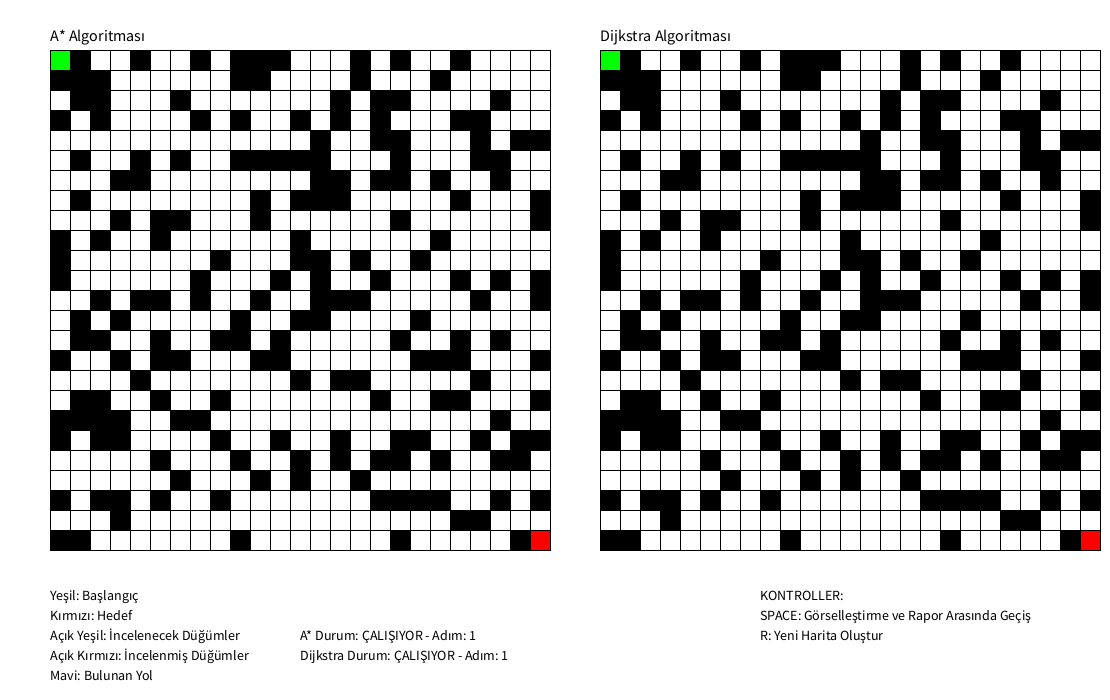
Frame 1 (no input)
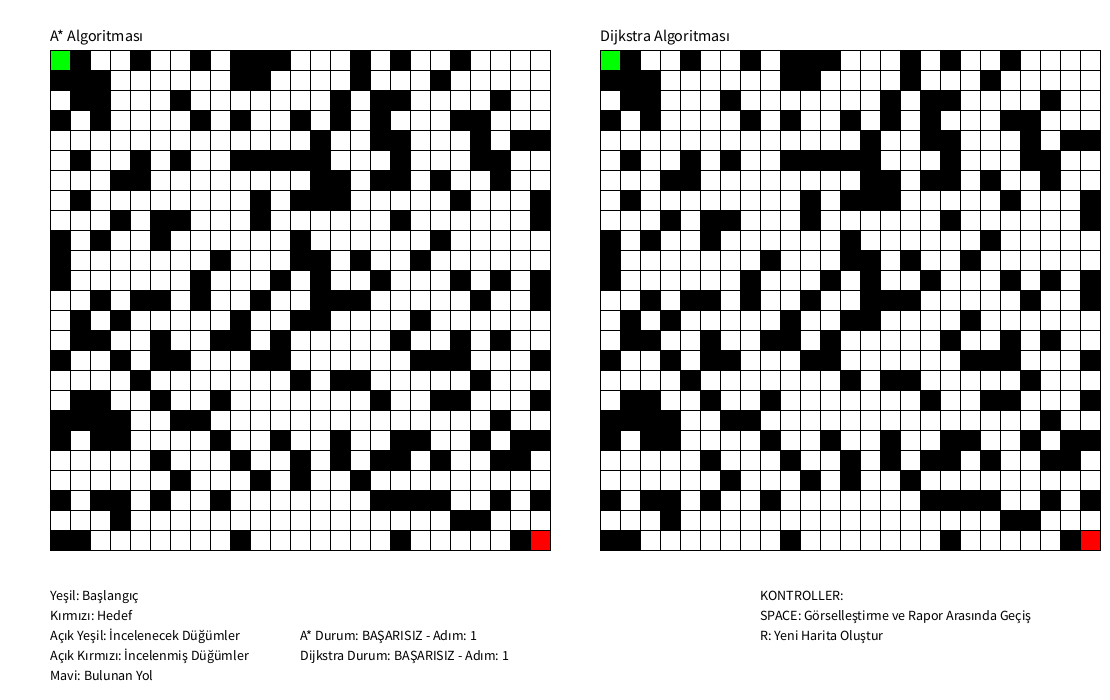
Frame 60 (the mouse pressed at the canvas centre just before this capture)
Frame 120 (the mouse held since frame 60 and released just before this capture): identical to frame 60, image omitted

The Processing sketch that drew these frames (run headless with seeded random() and noise(); from frame 60 on, the mouse is pressed at the canvas centre):

// Processing sketch: processing_uygulamas_
// ── processing_uygulamas_.pde
// A* ve Dijkstra Algoritmaları Karşılaştırması - Processing
// Grid tabanlı yol bulma ve performans karşılaştırması

// Grid ayarları
int cols = 25;
int rows = 25;
int cellSize = 20;

// Izgara ve düğümler
Node[][] grid;
Node[][] gridDijkstra;
ArrayList<Node> openSetAStar = new ArrayList<Node>();
ArrayList<Node> closedSetAStar = new ArrayList<Node>();
ArrayList<Node> pathAStar = new ArrayList<Node>();
ArrayList<Node> openSetDijkstra = new ArrayList<Node>();
ArrayList<Node> closedSetDijkstra = new ArrayList<Node>();
ArrayList<Node> pathDijkstra = new ArrayList<Node>();

// Başlangıç ve bitiş noktaları
Node startAStar, endAStar;
Node startDijkstra, endDijkstra;

// Algoritma durumları
boolean aStarComplete = false;
boolean dijkstraComplete = false;
boolean aStarFailed = false;
boolean dijkstraFailed = false;

// Performans ölçümleri
int aStarSteps = 0;
int dijkstraSteps = 0;
int aStarNodesVisited = 0;
int dijkstraNodesVisited = 0;
int aStarPathLength = 0;
int dijkstraPathLength = 0;
float aStarStartTime = 0;
float dijkstraStartTime = 0;
float aStarEndTime = 0;
float dijkstraEndTime = 0;

// Görünüm kontrolü
boolean showBothGrids = true;
int activePage = 0; // 0: görselleştirme, 1: rapor

void setup() {
  size(1110, 700);
  
  // A* ızgarasını oluştur
  grid = new Node[cols][rows];
  for (int i = 0; i < cols; i++) {
    for (int j = 0; j < rows; j++) {
      grid[i][j] = new Node(i, j);
    }
  }
  
  // A* için komşuları ayarla
  for (int i = 0; i < cols; i++) {
    for (int j = 0; j < rows; j++) {
      grid[i][j].addNeighbors(grid);
    }
  }
  
  // Dijkstra ızgarasını oluştur
  gridDijkstra = new Node[cols][rows];
  for (int i = 0; i < cols; i++) {
    for (int j = 0; j < rows; j++) {
      gridDijkstra[i][j] = new Node(i, j);
    }
  }
  
  // Dijkstra için komşuları ayarla
  for (int i = 0; i < cols; i++) {
    for (int j = 0; j < rows; j++) {
      gridDijkstra[i][j].addNeighbors(gridDijkstra);
    }
  }
  
  // Başlangıç ve bitiş noktalarını ayarla
  startAStar = grid[0][0];
  endAStar = grid[cols-1][rows-1];
  startDijkstra = gridDijkstra[0][0];
  endDijkstra = gridDijkstra[cols-1][rows-1];
  
  // Engelleri rastgele ayarla ve her iki ızgaraya da uygula
  for (int i = 0; i < cols; i++) {
    for (int j = 0; j < rows; j++) {
      if (random(1) < 0.3 && (i != 0 || j != 0) && (i != cols-1 || j != rows-1)) {
        boolean isWall = true;
        grid[i][j].wall = isWall;
        gridDijkstra[i][j].wall = isWall;
      }
    }
  }
  
  // Algoritmaları başlat
  openSetAStar.add(startAStar);
  openSetDijkstra.add(startDijkstra);
  
  // Performans ölçümlerini başlat
  aStarStartTime = millis();
  dijkstraStartTime = millis();
}

void draw() {
  background(255);
  
  if (activePage == 0) {
    // Görselleştirme sayfası
    
    // A* Algoritması adımı
    if (!aStarComplete && !aStarFailed) {
      if (openSetAStar.size() > 0) {
        aStarSteps++;
        
        // En düşük f değerine sahip düğümü bul
        int winner = 0;
        for (int i = 0; i < openSetAStar.size(); i++) {
          if (openSetAStar.get(i).f < openSetAStar.get(winner).f) {
            winner = i;
          }
        }
        
        Node current = openSetAStar.get(winner);
        
        // Eğer hedef bulunduysa
        if (current == endAStar) {
          aStarEndTime = millis();
          pathAStar = new ArrayList<Node>();
          Node temp = current;
          pathAStar.add(temp);
          while (temp.previous != null) {
            pathAStar.add(temp.previous);
            temp = temp.previous;
          }
          aStarComplete = true;
          aStarPathLength = pathAStar.size() - 1; // Başlangıç düğümünü sayma
          aStarNodesVisited = closedSetAStar.size() + 1; // Şu anki düğümü ekle
          println("A* yolu bulundu! Adım sayısı: " + aStarSteps);
        }
        
        // Mevcut düğümü kapalı listeye taşı
        openSetAStar.remove(current);
        closedSetAStar.add(current);
        
        // Komşuları kontrol et
        ArrayList<Node> neighbors = current.neighbors;
        for (int i = 0; i < neighbors.size(); i++) {
          Node neighbor = neighbors.get(i);
          
          // Eğer duvar değilse ve kapalı listede değilse
          if (!closedSetAStar.contains(neighbor) && !neighbor.wall) {
            
            // Geçici g değeri hesapla
            float tempG = current.g + 1;
            
            // Eğer komşu açık listede değilse ekle
            boolean newPath = false;
            if (openSetAStar.contains(neighbor)) {
              if (tempG < neighbor.g) {
                neighbor.g = tempG;
                newPath = true;
              }
            } else {
              neighbor.g = tempG;
              newPath = true;
              openSetAStar.add(neighbor);
            }
            
            // Eğer yeni bir yolsa, h ve f değerlerini hesapla
            if (newPath) {
              neighbor.h = heuristic(neighbor, endAStar);
              neighbor.f = neighbor.g + neighbor.h;
              neighbor.previous = current;
            }
          }
        }
      } else {
        aStarEndTime = millis();
        aStarFailed = true;
        aStarNodesVisited = closedSetAStar.size();
        println("A* yolu bulunamadı!");
      }
    }
    
    // Dijkstra Algoritması adımı
    if (!dijkstraComplete && !dijkstraFailed) {
      if (openSetDijkstra.size() > 0) {
        dijkstraSteps++;
        
        // En düşük g değerine sahip düğümü bul
        int winner = 0;
        for (int i = 0; i < openSetDijkstra.size(); i++) {
          if (openSetDijkstra.get(i).g < openSetDijkstra.get(winner).g) {
            winner = i;
          }
        }
        
        Node current = openSetDijkstra.get(winner);
        
        // Eğer hedef bulunduysa
        if (current == endDijkstra) {
          dijkstraEndTime = millis();
          pathDijkstra = new ArrayList<Node>();
          Node temp = current;
          pathDijkstra.add(temp);
          while (temp.previous != null) {
            pathDijkstra.add(temp.previous);
            temp = temp.previous;
          }
          dijkstraComplete = true;
          dijkstraPathLength = pathDijkstra.size() - 1; // Başlangıç düğümünü sayma
          dijkstraNodesVisited = closedSetDijkstra.size() + 1; // Şu anki düğümü ekle
          println("Dijkstra yolu bulundu! Adım sayısı: " + dijkstraSteps);
        }
        
        // Mevcut düğümü kapalı listeye taşı
        openSetDijkstra.remove(current);
        closedSetDijkstra.add(current);
        
        // Komşuları kontrol et
        ArrayList<Node> neighbors = current.neighbors;
        for (int i = 0; i < neighbors.size(); i++) {
          Node neighbor = neighbors.get(i);
          
          // Eğer duvar değilse ve kapalı listede değilse
          if (!closedSetDijkstra.contains(neighbor) && !neighbor.wall) {
            
            // Geçici g değeri hesapla
            float tempG = current.g + 1;
            
            // Eğer komşu açık listede değilse ekle
            boolean newPath = false;
            if (openSetDijkstra.contains(neighbor)) {
              if (tempG < neighbor.g) {
                neighbor.g = tempG;
                newPath = true;
              }
            } else {
              neighbor.g = tempG;
              newPath = true;
              openSetDijkstra.add(neighbor);
            }
            
            // Eğer yeni bir yolsa, h ve f değerlerini hesapla (Dijkstra için h=0)
            if (newPath) {
              neighbor.h = 0;
              neighbor.f = neighbor.g; // Dijkstra için f = g
              neighbor.previous = current;
            }
          }
        }
      } else {
        dijkstraEndTime = millis();
        dijkstraFailed = true;
        dijkstraNodesVisited = closedSetDijkstra.size();
        println("Dijkstra yolu bulunamadı!");
      }
    }
    
    // Izgaraları çiz
    if (showBothGrids) {
      // A* ızgarasını çiz
      pushMatrix();
      translate(50, 50);
      
      for (int i = 0; i < cols; i++) {
        for (int j = 0; j < rows; j++) {
          grid[i][j].show(color(255));
        }
      }
      
      for (int i = 0; i < closedSetAStar.size(); i++) {
        closedSetAStar.get(i).show(color(255, 0, 0, 100));
      }
      
      for (int i = 0; i < openSetAStar.size(); i++) {
        openSetAStar.get(i).show(color(0, 255, 0, 100));
      }
      
      for (int i = 0; i < pathAStar.size(); i++) {
        pathAStar.get(i).show(color(0, 0, 255, 100));
      }
      
      startAStar.show(color(0, 255, 0));
      endAStar.show(color(255, 0, 0));
      
      textSize(16);
      fill(0);
      text("A* Algoritması", 0, -10);
      popMatrix();
      
      // Dijkstra ızgarasını çiz
      pushMatrix();
      translate(cols * cellSize + 100, 50);
      
      for (int i = 0; i < cols; i++) {
        for (int j = 0; j < rows; j++) {
          gridDijkstra[i][j].show(color(255));
        }
      }
      
      for (int i = 0; i < closedSetDijkstra.size(); i++) {
        closedSetDijkstra.get(i).show(color(255, 0, 0, 100));
      }
      
      for (int i = 0; i < openSetDijkstra.size(); i++) {
        openSetDijkstra.get(i).show(color(0, 255, 0, 100));
      }
      
      for (int i = 0; i < pathDijkstra.size(); i++) {
        pathDijkstra.get(i).show(color(0, 0, 255, 100));
      }
      
      startDijkstra.show(color(0, 255, 0));
      endDijkstra.show(color(255, 0, 0));
      
      textSize(16);
      fill(0);
      text("Dijkstra Algoritması", 0, -10);
      popMatrix();
    }
    
    // Açıklama metni
    fill(0);
    textSize(14);
    text("Yeşil: Başlangıç", 50, height - 100);
    text("Kırmızı: Hedef", 50, height - 80);
    text("Açık Yeşil: İncelenecek Düğümler", 50, height - 60);
    text("Açık Kırmızı: İncelenmiş Düğümler", 50, height - 40);
    text("Mavi: Bulunan Yol", 50, height - 20);
    
    text("KONTROLLER:", width - 350, height - 100);
    text("SPACE: Görselleştirme ve Rapor Arasında Geçiş", width - 350, height - 80);
    text("R: Yeni Harita Oluştur", width - 350, height - 60);
    
    // Mevcut durum bilgisi
    fill(0);
    textSize(14);
    String aStarStatus = aStarComplete ? "TAMAMLANDI" : (aStarFailed ? "BAŞARISIZ" : "ÇALIŞIYOR");
    String dijkstraStatus = dijkstraComplete ? "TAMAMLANDI" : (dijkstraFailed ? "BAŞARISIZ" : "ÇALIŞIYOR");
    
    text("A* Durum: " + aStarStatus + " - Adım: " + aStarSteps, 300, height - 60);
    text("Dijkstra Durum: " + dijkstraStatus + " - Adım: " + dijkstraSteps, 300, height - 40);
  }
  else {
    // Rapor sayfası
    displayReport();
  }
}

void displayReport() {
  background(255);
  
  float pageWidth = width - 100;
  float pageHeight = height - 100;
  float startX = 50;
  float startY = 50;
  
  // Rapor çerçevesi
  fill(252);
  stroke(200);
  rect(startX, startY, pageWidth, pageHeight);
  
  // Rapor başlığı
  fill(0);
  textSize(24);
  textAlign(CENTER);
  text("A* ve Dijkstra Algoritmaları Karşılaştırma Raporu", width/2, startY + 30);
  
  textAlign(LEFT);
  float lineY = startY + 70;
  float colWidth = pageWidth / 3;
  
  // Sonuç bilgisi
  String aStarResult = aStarComplete ? "Yol Bulundu" : (aStarFailed ? "Yol Bulunamadı" : "Çalışıyor");
  String dijkstraResult = dijkstraComplete ? "Yol Bulundu" : (dijkstraFailed ? "Yol Bulunamadı" : "Çalışıyor");
  
  float aStarTime = (aStarEndTime - aStarStartTime) / 1000.0;
  float dijkstraTime = (dijkstraEndTime - dijkstraStartTime) / 1000.0;
  
  // Tablo başlığı
  textSize(18);
  fill(50);
  text("Metrik", startX + 20, lineY);
  text("A* Algoritması", startX + 20 + colWidth, lineY);
  text("Dijkstra Algoritması", startX + 20 + 2*colWidth, lineY);
  
  lineY += 20;
  stroke(200);
  line(startX + 10, lineY, startX + pageWidth - 10, lineY);
  lineY += 20;
  
  // Tablo içeriği
  textSize(14);
  fill(0);
  
  // Sonuç satırı
  text("Sonuç", startX + 20, lineY);
  text(aStarResult, startX + 20 + colWidth, lineY);
  text(dijkstraResult, startX + 20 + 2*colWidth, lineY);
  lineY += 30;
  
  // Adım sayısı satırı
  text("Algoritma Adım Sayısı", startX + 20, lineY);
  text(String.valueOf(aStarSteps), startX + 20 + colWidth, lineY);
  text(String.valueOf(dijkstraSteps), startX + 20 + 2*colWidth, lineY);
  lineY += 30;
  
  // Ziyaret edilen düğüm satırı
  text("Ziyaret Edilen Düğüm Sayısı", startX + 20, lineY);
  text(String.valueOf(aStarNodesVisited), startX + 20 + colWidth, lineY);
  text(String.valueOf(dijkstraNodesVisited), startX + 20 + 2*colWidth, lineY);
  lineY += 30;
  
  // Yol uzunluğu satırı - DÜZELTME YAPILDI
  text("Bulunan Yol Uzunluğu", startX + 20, lineY);
  text(aStarComplete ? String.valueOf(aStarPathLength) : "-", startX + 20 + colWidth, lineY);
  text(dijkstraComplete ? String.valueOf(dijkstraPathLength) : "-", startX + 20 + 2*colWidth, lineY);
  lineY += 30;
  
  // Çalışma süresi satırı
  text("Çalışma Süresi (saniye)", startX + 20, lineY);
  text(nf(aStarTime, 0, 3), startX + 20 + colWidth, lineY);
  text(nf(dijkstraTime, 0, 3), startX + 20 + 2*colWidth, lineY);
  lineY += 30;
  
  // Performans yorumları
  lineY += 20;
  textSize(18);
  fill(50);
  text("Performans Analizi:", startX + 20, lineY);
  lineY += 30;
  
  textSize(14);
  fill(0);
  
  // Algoritmaların karşılaştırmalı performans analizi
  String performanceAnalysis = "";
  
  if (aStarComplete && dijkstraComplete) {
    performanceAnalysis += "• Her iki algoritma da hedef noktaya ulaşmayı başardı.\n\n";
    
    if (aStarSteps < dijkstraSteps) {
      performanceAnalysis += "• A* algoritması daha az adımda (" + aStarSteps + " vs " + dijkstraSteps + ") çözüme ulaştı.\n\n";
    } else if (aStarSteps > dijkstraSteps) {
      performanceAnalysis += "• Dijkstra algoritması daha az adımda (" + dijkstraSteps + " vs " + aStarSteps + ") çözüme ulaştı.\n\n";
    } else {
      performanceAnalysis += "• Her iki algoritma da aynı adım sayısında çözüme ulaştı.\n\n";
    }
    
    if (aStarNodesVisited < dijkstraNodesVisited) {
      performanceAnalysis += "• A* algoritması daha az düğümü ziyaret ederek (" + aStarNodesVisited + " vs " + dijkstraNodesVisited + ") çalıştı.\n\n";
    } else if (aStarNodesVisited > dijkstraNodesVisited) {
      performanceAnalysis += "• Dijkstra algoritması daha az düğümü ziyaret ederek (" + dijkstraNodesVisited + " vs " + aStarNodesVisited + ") çalıştı.\n\n";
    } else {
      performanceAnalysis += "• Her iki algoritma da aynı sayıda düğümü ziyaret etti.\n\n";
    }
    
    if (aStarPathLength == dijkstraPathLength) {
      performanceAnalysis += "• Her iki algoritma da aynı uzunlukta optimal yol buldu (" + aStarPathLength + " adım).\n\n";
    } else {
      String shorter = aStarPathLength < dijkstraPathLength ? "A*" : "Dijkstra";
      int diff = Math.abs(aStarPathLength - dijkstraPathLength);
      performanceAnalysis += "• " + shorter + " algoritması " + diff + " adım daha kısa bir yol buldu.\n\n";
    }
    
    if (aStarTime < dijkstraTime) {
      performanceAnalysis += "• A* algoritması daha hızlı çalıştı (" + nf(aStarTime, 0, 3) + "s vs " + nf(dijkstraTime, 0, 3) + "s).\n\n";
    } else if (aStarTime > dijkstraTime) {
      performanceAnalysis += "• Dijkstra algoritması daha hızlı çalıştı (" + nf(dijkstraTime, 0, 3) + "s vs " + nf(aStarTime, 0, 3) + "s).\n\n";
    } else {
      performanceAnalysis += "• Her iki algoritma da aynı sürede çalıştı.\n\n";
    }
    
    performanceAnalysis += "• A*, sezgisel (heuristic) fonksiyon kullanarak aramayı hedef yönünde odaklarken, Dijkstra tüm yönlere eşit şekilde yayıldı.";
  } 
  else if (aStarComplete && !dijkstraComplete) {
    performanceAnalysis += "• Sadece A* algoritması hedef noktaya ulaştı, Dijkstra başarısız oldu veya henüz tamamlanmadı.\n\n";
    performanceAnalysis += "• A* algoritması, hedef yönünde ilerlemek için sezgisel fonksiyon kullanarak engelleri daha etkili bir şekilde aşabildi.";
  } 
  else if (!aStarComplete && dijkstraComplete) {
    performanceAnalysis += "• Sadece Dijkstra algoritması hedef noktaya ulaştı, A* başarısız oldu veya henüz tamamlanmadı.\n\n";
    performanceAnalysis += "• Bu durum olağandışıdır, A* genellikle Dijkstra'dan daha hızlı sonuç verir. Sezgisel fonksiyonun bu problem için uygun olmamış olabilir.";
  } 
  else {
    performanceAnalysis += "• Her iki algoritma da henüz çözüme ulaşamadı veya başarısız oldu.\n\n";
    performanceAnalysis += "• Başlangıç ve hedef noktaları arasında geçerli bir yol olmayabilir.";
  }
  
  // Performans analizini göster
  String[] analysisLines = split(performanceAnalysis, '\n');
  for (String line : analysisLines) {
    text(line, startX + 20, lineY);
    lineY += 20;
  }
  
  // Sayfa geçiş bilgisi
  textSize(14);
  fill(100);
  text("Görselleştirmeye geri dönmek için SPACE tuşuna basın", width/2 - 150, height - 30);
}

// Öklidyen mesafe hesaplama (A* için)
float heuristic(Node a, Node b) {
  return dist(a.i, a.j, b.i, b.j);
}

// Tuş kontrolleri
void keyPressed() {
  if (key == ' ') {
    // Görselleştirme ve rapor sayfaları arasında geçiş
    activePage = 1 - activePage;
  }
  
  // Yeni harita
  if (key == 'r' || key == 'R') {
    resetSimulation();
  }
}

// Simulasyonu sıfırla
void resetSimulation() {
  // Izgaraları temizle
  for (int i = 0; i < cols; i++) {
    for (int j = 0; j < rows; j++) {
      grid[i][j].g = 0;
      grid[i][j].f = 0;
      grid[i][j].h = 0;
      grid[i][j].previous = null;
      grid[i][j].wall = false;
      
      gridDijkstra[i][j].g = 0;
      gridDijkstra[i][j].f = 0;
      gridDijkstra[i][j].h = 0;
      gridDijkstra[i][j].previous = null;
      gridDijkstra[i][j].wall = false;
    }
  }
  
  // Engelleri rastgele ayarla ve her iki ızgaraya da uygula
  for (int i = 0; i < cols; i++) {
    for (int j = 0; j < rows; j++) {
      if (random(1) < 0.3 && (i != 0 || j != 0) && (i != cols-1 || j != rows-1)) {
        boolean isWall = true;
        grid[i][j].wall = isWall;
        gridDijkstra[i][j].wall = isWall;
      }
    }
  }
  
  // Algoritma durumlarını sıfırla
  aStarComplete = false;
  dijkstraComplete = false;
  aStarFailed = false;
  dijkstraFailed = false;
  
  // Listeleri temizle
  openSetAStar = new ArrayList<Node>();
  closedSetAStar = new ArrayList<Node>();
  pathAStar = new ArrayList<Node>();
  openSetDijkstra = new ArrayList<Node>();
  closedSetDijkstra = new ArrayList<Node>();
  pathDijkstra = new ArrayList<Node>();
  
  // Algoritmaları yeniden başlat
  openSetAStar.add(startAStar);
  openSetDijkstra.add(startDijkstra);
  
  // Performans ölçümlerini sıfırla
  aStarSteps = 0;
  dijkstraSteps = 0;
  aStarNodesVisited = 0;
  dijkstraNodesVisited = 0;
  aStarPathLength = 0;
  dijkstraPathLength = 0;
  aStarStartTime = millis();
  dijkstraStartTime = millis();
  aStarEndTime = 0;
  dijkstraEndTime = 0;
}

// Düğüm sınıfı
class Node {
  int i, j;
  float f, g, h;
  ArrayList<Node> neighbors;
  Node previous;
  boolean wall;
  
  Node(int i, int j) {
    this.i = i;
    this.j = j;
    this.f = 0;
    this.g = 0;
    this.h = 0;
    this.neighbors = new ArrayList<Node>();
    this.previous = null;
    this.wall = false;
  }
  
  // Düğümü çiz
  void show(color col) {
    fill(wall ? 0 : col);
    stroke(0);
    rect(i * cellSize, j * cellSize, cellSize, cellSize);
  }
  
  // Komşuları ekle
  void addNeighbors(Node[][] grid) {
    if (i < cols - 1) {
      neighbors.add(grid[i + 1][j]);
    }
    if (i > 0) {
      neighbors.add(grid[i - 1][j]);
    }
    if (j < rows - 1) {
      neighbors.add(grid[i][j + 1]);
    }
    if (j > 0) {
      neighbors.add(grid[i][j - 1]);
    }
    
    // Köşegen komşuları eklemek için aşağıdaki satırları ekleyebilirsiniz
    // if (i > 0 && j > 0) {
    //   neighbors.add(grid[i - 1][j - 1]);
    // }
    // if (i < cols - 1 && j > 0) {
    //   neighbors.add(grid[i + 1][j - 1]);
    // }
    // if (i > 0 && j < rows - 1) {
    //   neighbors.add(grid[i - 1][j + 1]);
    // }
    // if (i < cols - 1 && j < rows - 1) {
    //   neighbors.add(grid[i + 1][j + 1]);
    // }
  }
}
